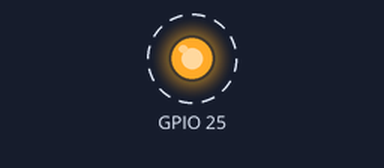
Recording of a program running on a simulated ESP32. Shown: output pins drawn as LEDs (lit = HIGH). Dashed ring = blinking. WiFi joins after 1.5 s; servers stay silent unless stated; what the program prints to the serial monitor is not drawn.

Above: at 2.0 s.
Timing chart, 0 to 6.1 s (numbered marks = the images above):
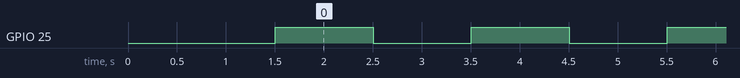

The program:

main.cpp
```cpp
#include <Arduino.h>
#include <ArduinoOTA.h>

#ifdef USE_8266
  #include <ESP8266WiFi.h>
#endif

#ifndef USE_8266
  #include <WiFi.h>
#endif


// Replace with your WiFi credentials
const char* ssid = "PHD1 2.4";
const char* password = "Andrew1Laura2";

const unsigned long delay_interval = 1000; // Blink interval in milliseconds 10000 ms = 10 seconds
// LED pin (built-in LED is usually GPIO 2 on ESP32)

bool ledState = false;

#ifndef LED_PIN
#define LED_PIN 2
#endif

#ifndef DEVICE_HOSTNAME
#define DEVICE_HOSTNAME "8266-blink3"
#endif

const int ledPin = LED_PIN;

void config_OTA(){
#define STRINGIFY(x) #x
#define TOSTRING(x) STRINGIFY(x)

#ifndef DEVICE_HOSTNAME
#define DEVICE_HOSTNAME "8266-blink3"
#endif

  //Serial.println(TOSTRING(DEVICE_HOSTNAME));
ArduinoOTA.setPort(3232);
  ArduinoOTA.setHostname(TOSTRING(DEVICE_HOSTNAME));
  //ArduinoOTA.setHostname("esp32-blink2");

  ArduinoOTA.setPassword("HellCat1");
  ArduinoOTA.onStart([]() {
      Serial.println("Start updating...");
    });
    ArduinoOTA.onEnd([]() {
      Serial.println("\nUpdate complete!");
    });
    ArduinoOTA.onProgress([](unsigned int progress, unsigned int total) {
      Serial.printf("Progress: %u%%\r", (progress / (total / 1000)));
    });
    ArduinoOTA.onError([](ota_error_t error) {
      Serial.printf("Error[%u]: ", error);
      if (error == OTA_AUTH_ERROR) Serial.println("Auth Failed");
      else if (error == OTA_BEGIN_ERROR) Serial.println("Begin Failed");
      else if (error == OTA_CONNECT_ERROR) Serial.println("Connect Failed");
      else if (error == OTA_RECEIVE_ERROR) Serial.println("Receive Failed");
      else if (error == OTA_END_ERROR) Serial.println("End Failed");
    });

  ArduinoOTA.begin();
  Serial.println("OTA Ready!");
}


void setup() {
  Serial.begin(115200);
  Serial.println("Booting...");

  // Connect to WiFi
  WiFi.begin(ssid, password);
  while (WiFi.status() != WL_CONNECTED) {
    delay(500);
    Serial.print(".");
  }
  Serial.println("\nConnected to WiFi!");
  Serial.print("IP address: ");
  Serial.println(WiFi.localIP());


//--------------------------------------------------------------------
  // Configure OTA
config_OTA();
//--------------------------------------------------------------------
  pinMode(ledPin, OUTPUT);
}

void loop() {
  ArduinoOTA.handle(); // Always process OTA requests

  // Blink LED
  static unsigned long lastToggle = 0;
  if (millis() - lastToggle > delay_interval) {
    ledState = !ledState;
    digitalWrite(ledPin, ledState);
    lastToggle = millis();
  }
}
```

Measured:
- by itself, GPIO 25: alternates HIGH for 1.0 s and LOW for 1.0 s
